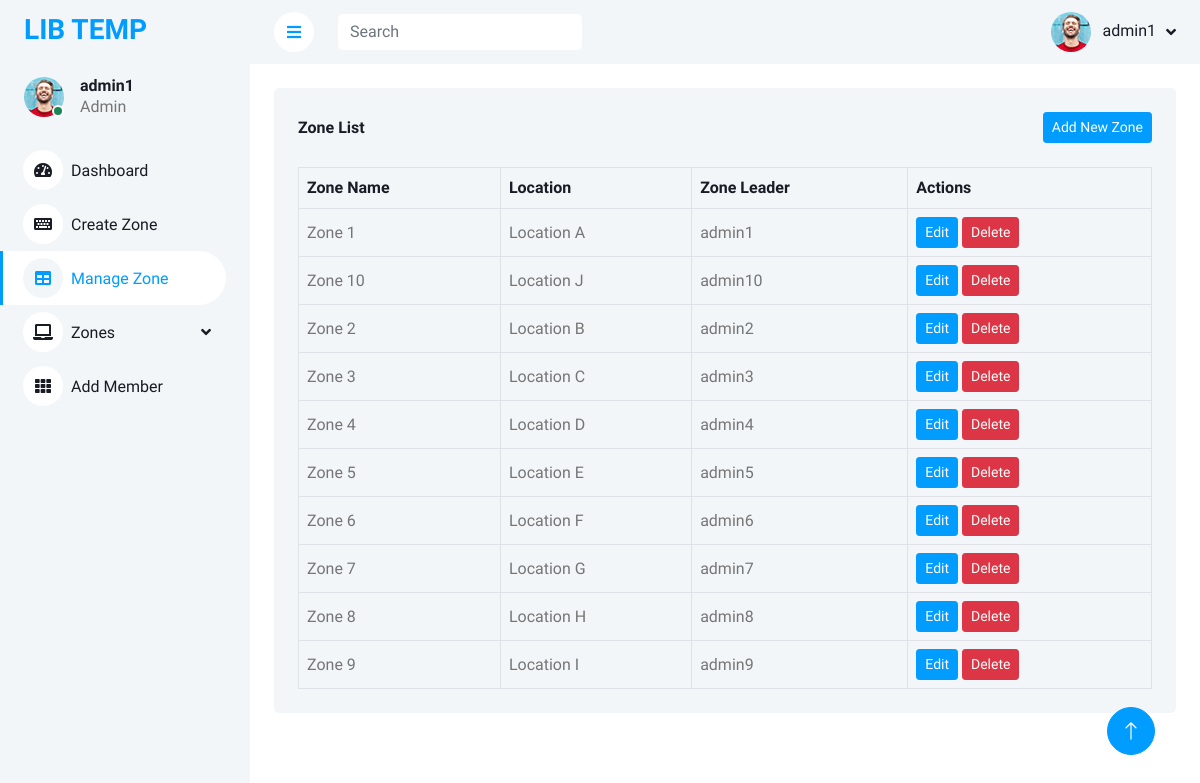
/zoneList.php (signed in), run on the app's committed database.
### tables this page shows
CREATE TABLE `zone` (
  `id` int(11) NOT NULL,
  `name` varchar(255) NOT NULL,
  `location` varchar(255) NOT NULL,
  `admi_id` int(11) NOT NULL
);

### zoneList.php (the view, shortened to what this page needs)
<?php
require_once "./database/db_connection.php";
$query_zones = "SELECT z.id, z.name, z.location, a.username as admin_name FROM zone z JOIN admin a ON z.admi_id = a.id ORDER BY z.name ASC";
$result_zones = $conn->query($query_zones);
$zones = [];
if ($result_zones->num_rows > 0) {
    while ($row = $result_zones->fetch_assoc()) {
        $zones[] = $row;
    }
}
?>
<?php require_once "component/header.php"; ?>
<body>
    <div class="container-xxl position-relative bg-white d-flex p-0">
        <?php require_once "component/sidebar.php"; ?>
        <div class="content">
            <?php require_once "component/navbar.php"; ?>
            <div class="container-fluid pt-4 px-4">
                <div class="bg-light text-center rounded p-4">
                    <div class="d-flex align-items-center justify-content-between mb-4">
                        <h6 class="mb-0">Zone List</h6>
                        <a href="add_zone.php" class="btn btn-sm btn-primary">Add New Zone</a>
                    </div>
                    <div class="table-responsive">
                        <table class="table text-start align-middle table-bordered table-hover mb-0">
                            <thead>
                                <tr class="text-dark">
                                    <th scope="col">Zone Name</th>
                                    <th scope="col">Location</th>
                                    <th scope="col">Zone Leader</th>
                                    <th scope="col">Actions</th>
                                </tr>
                            </thead>
                            <tbody>
                                <?php
                                if (count($zones) > 0) {
                                    foreach ($zones as $zone) {
                                        echo "<tr>
                                            <td>" . htmlspecialchars($zone['name']) . "</td>
                                            <td>" . htmlspecialchars($zone['location']) . "</td>
                                            <td>" . htmlspecialchars($zone['admin_name']) . "</td>
                                            <td>
                                                <a class='btn btn-sm btn-primary' href='edit_zone.php?id=" . $zone['id'] . "'>Edit</a>
                                                <a class='btn btn-sm btn-danger' href='logic/delete_zone.php?id=" . $zone['id'] . "'>Delete</a>
                                            </td>
                                        </tr>";
                                    }
                                } else {
                                    echo "<tr><td colspan='4'>No zones found</td></tr>";
                                }
                                ?>
                            </tbody>
                        </table>
                    </div>
                </div>
            </div>
        </div>
        <a href="#" class="btn btn-lg btn-primary btn-lg-square back-to-top"><i class="bi bi-arrow-up"></i></a>
</body>
</html>

### component/header.php (shortened to what this page needs)
<!DOCTYPE html>
<html lang="en">
<head>
    <link href="https://cdnjs.cloudflare.com/ajax/libs/font-awesome/5.10.0/css/all.min.css" rel="stylesheet">
    <link href="https://cdn.jsdelivr.net/npm/bootstrap-icons@1.4.1/font/bootstrap-icons.css" rel="stylesheet">
    <link href="css/bootstrap.min.css" rel="stylesheet">
    <link href="css/style.css" rel="stylesheet">
</head>

### component/sidebar.php (shortened to what this page needs)
<?php
$current_page = basename($_SERVER['PHP_SELF']);
?>
<div class="sidebar pe-4 pb-3">
    <nav class="navbar bg-light navbar-light">
        <a href="index.php" class="navbar-brand mx-4 mb-3">
            <h3 class="text-primary"></i>LIB TEMP</h3>
        </a>
        <div class="d-flex align-items-center ms-4 mb-4">
            <div class="position-relative">
                <img src="img/user.jpg" class="rounded-circle" alt="" style="width: 40px; height: 40px;" />
                <div class="bg-success rounded-circle border border-2 border-white position-absolute end-0 bottom-0 p-1"></div>
            </div>
            <div class="ms-3">
                <h6 class="mb-0">
                    <?php
                    if (isset($_SESSION['admin_name'])) {
                        echo $_SESSION['admin_name'];
                    } else {
                        echo "user";
                    }
                    ?>
                </h6>
                <span>Admin</span>
            </div>
        </div>
        <div class="navbar-nav w-100">
            <a href="index.php" class="nav-item nav-link <?php echo $current_page == 'index.php' ? 'active' : ''; ?>">
                <i class="fa fa-tachometer-alt me-2"></i>Dashboard
            </a>
            <a href="add_zone.php" class="nav-item nav-link <?php echo $current_page == 'add_zone.php' ? 'active' : ''; ?>">
                <i class="fa fa-keyboard me-2"></i>Create Zone
            </a>
            <a href="zoneList.php" class="nav-item nav-link <?php echo $current_page == 'zoneList.php' ? 'active' : ''; ?>">
                <i class="fa fa-table me-2"></i>Manage Zone
            </a>
            <div class="nav-item dropdown">
                <a href="#" class="nav-link dropdown-toggle <?php echo in_array($current_page, ['zone.php']) ? 'active' : ''; ?>" data-bs-toggle="dropdown">
                    <i class="fa fa-laptop me-2"></i>Zones
                </a>
            </div>
            <a href="add_member.php" class="nav-item nav-link <?php echo $current_page == 'add_member.php' ? 'active' : ''; ?>">
                <i class="fa fa-th me-2"></i>Add Member
            </a>
        </div>
</div>
</div>

### component/navbar.php (shortened to what this page needs)
<nav class="navbar navbar-expand bg-light navbar-light sticky-top px-4 py-0">
    <a href="#" class="sidebar-toggler flex-shrink-0">
        <i class="fa fa-bars"></i>
    </a>
    <form class="d-none d-md-flex ms-4">
        <input class="form-control border-0" type="search" placeholder="Search">
    </form>
    <div class="navbar-nav align-items-center ms-auto">
        <div class="nav-item dropdown">
            <a href="#" class="nav-link dropdown-toggle" data-bs-toggle="dropdown">
                <img class="rounded-circle me-lg-2" src="img/user.jpg" alt="" style="width: 40px; height: 40px;">
                <span class="d-none d-lg-inline-flex">
                    <?php
                    if (isset($_SESSION['admin_name'])) {
                        echo $_SESSION['admin_name'];
                    } else {
                        echo "user";
                    }
                    ?>
                </span>
            </a>
        </div>
    </div>
</nav>

### css/style.css (style rules this page uses)
:root { --primary: #009CFF; --light: #F3F6F9; --dark: #191C24; }
.back-to-top { position: fixed; display: none; right: 45px; bottom: 45px; z-index: 99; }
.btn { transition: .5s; }
.btn.btn-primary { color: #FFFFFF; }
.btn-lg-square { width: 48px; height: 48px; }
.btn-square, .btn-sm-square, .btn-lg-square { padding: 0; display: inline-flex; align-items: center; justify-content: center; font-weight: normal; border-radius: 50px; }
.sidebar { position: fixed; top: 0; left: 0; bottom: 0; width: 250px; height: 100vh; overflow-y: auto; background: var(--light); transition: 0.5s; z-index: 999; }
.content { margin-left: 250px; min-height: 100vh; background: #FFFFFF; transition: 0.5s; }
@media (min-width: 992px) { .sidebar { margin-left: 0; } }
@media (min-width: 992px) { .content { width: calc(100% - 250px); } }
.sidebar .navbar .navbar-nav .nav-link { padding: 7px 20px; color: var(--dark); font-weight: 500; border-left: 3px solid var(--light); border-radius: 0 30px 30px 0; outline: none; }
.sidebar .navbar .navbar-nav .nav-link:hover, .sidebar .navbar .navbar-nav .nav-link.active { color: var(--primary); background: #FFFFFF; border-color: var(--primary); }
.sidebar .navbar .navbar-nav .nav-link i { width: 40px; height: 40px; display: inline-flex; align-items: center; justify-content: center; background: #FFFFFF; border-radius: 40px; }
.sidebar .navbar .navbar-nav .nav-link:hover i, .sidebar .navbar .navbar-nav .nav-link.active i { background: var(--light); }
.sidebar .navbar .dropdown-toggle::after { position: absolute; top: 15px; right: 15px; border: none; content: "\f107"; font-family: "Font Awesome 5 Free"; font-weight: 900; transition: .5s; }
.content .navbar .navbar-nav .nav-link { margin-left: 25px; padding: 12px 0; color: var(--dark); outline: none; }
.content .navbar .sidebar-toggler, .content .navbar .navbar-nav .nav-link i { width: 40px; height: 40px; display: inline-flex; align-items: center; justify-content: center; background: #FFFFFF; border-radius: 40px; }
.content .navbar .dropdown-toggle::after { margin-left: 6px; vertical-align: middle; border: none; content: "\f107"; font-family: "Font Awesome 5 Free"; font-weight: 900; transition: .5s; }

### data on the page
zone: name "Zone 1", location "Location A", admi.username "admin1"
zone: name "Zone 10", location "Location J", admi.username "admin10"
zone: name "Zone 2", location "Location B", admi.username "admin2"
zone: name "Zone 3", location "Location C", admi.username "admin3"
zone: name "Zone 4", location "Location D", admi.username "admin4"
zone: name "Zone 5", location "Location E", admi.username "admin5"
zone: name "Zone 6", location "Location F", admi.username "admin6"
zone: name "Zone 7", location "Location G", admi.username "admin7"
zone: name "Zone 8", location "Location H", admi.username "admin8"
zone: name "Zone 9", location "Location I", admi.username "admin9"

### other printed values
$_SESSION['admin_name'] "admin1"
